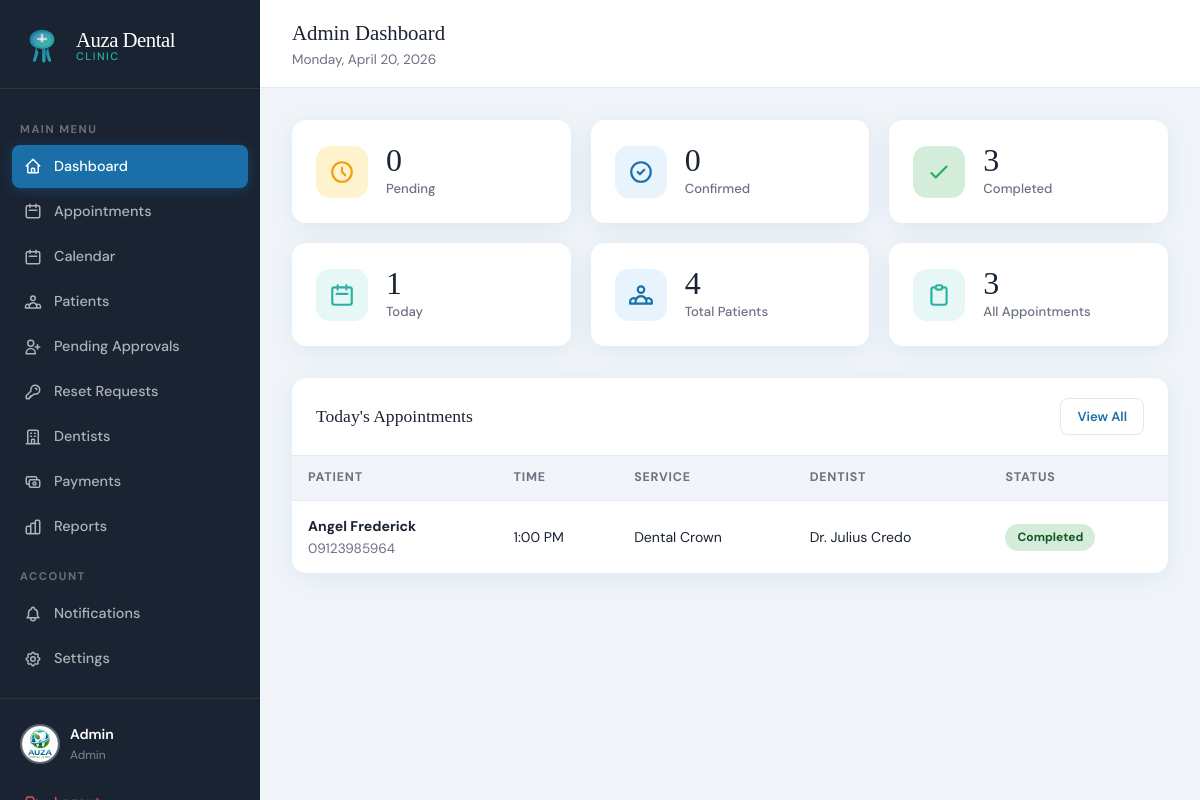
Before: /index.php?page=admin_dashboard (signed in) with the older database file.
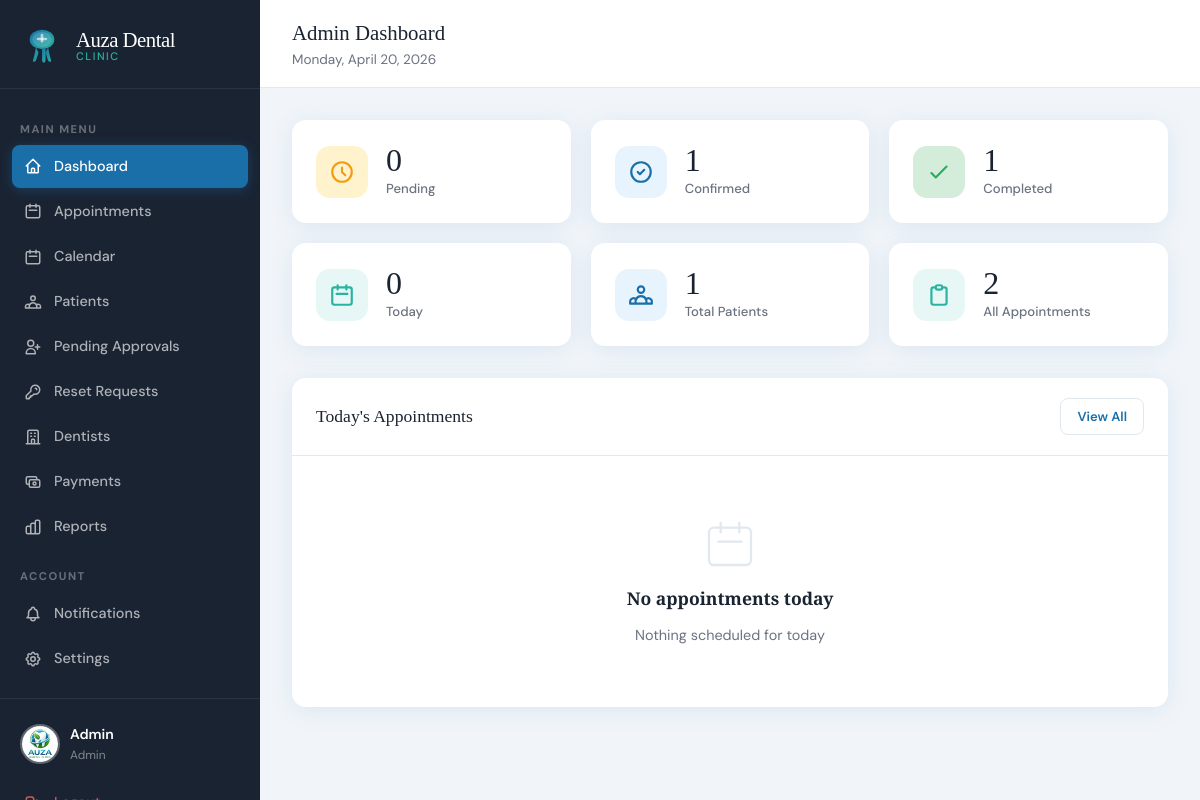
After: the same page with the newer database file.
### tables this page shows
CREATE TABLE `appointments` (
  `id` int(11) NOT NULL,
  `patient_id` int(11) NOT NULL,
  `dentist_id` int(11) NOT NULL,
  `service_id` int(11) NOT NULL,
  `appointment_date` date NOT NULL,
  `appointment_time` time NOT NULL,
  `status` enum('pending','confirmed','completed','cancelled') DEFAULT 'pending',
  `notes` text DEFAULT NULL,
  `reschedule_reason` text DEFAULT NULL,
  `rescheduled_at` datetime DEFAULT NULL,
  `original_date` date DEFAULT NULL,
  `original_time` time DEFAULT NULL,
  `created_at` datetime DEFAULT current_timestamp()
);

CREATE TABLE `users` (
  `id` int(11) NOT NULL,
  `first_name` varchar(100) NOT NULL,
  `last_name` varchar(100) NOT NULL,
  `email` varchar(150) NOT NULL,
  `password` varchar(255) NOT NULL,
  `phone` varchar(20) DEFAULT NULL,
  `role` enum('admin','patient') DEFAULT 'patient',
  `is_verified` tinyint(1) DEFAULT 1,
  `status` enum('pending','approved','rejected') DEFAULT 'pending',
  `created_at` datetime DEFAULT current_timestamp(),
  `avatar` varchar(255) DEFAULT NULL,
  `temp_password` varchar(255) DEFAULT NULL
);

CREATE TABLE `services` (
  `id` int(11) NOT NULL,
  `name` varchar(150) NOT NULL,
  `description` text DEFAULT NULL,
  `duration_minutes` int(11) DEFAULT 30,
  `price` decimal(10,2) DEFAULT 0.00,
  `is_active` tinyint(1) DEFAULT 1
);

### app/controllers/AdminController.php (called while the page is built, shortened)
<?php
require_once __DIR__ . '/../config.php';
class AdminController {
    public function dashboard() {
        $stats        = callProcedure('sp_get_dashboard_stats');
        $stats        = $stats[0] ?? [];
        $appointments = callProcedure('sp_get_all_appointments');
        $today        = date('Y-m-d');
        $today_appointments = array_filter($appointments, fn($a) => $a['appointment_date'] === $today);
        require __DIR__ . '/../views/admin/dashboard.php';
    }
}

### app/views/admin/dashboard.php (the view, shortened to what the changed rows need)
<!DOCTYPE html>
<html lang="en">
<head>
<link rel="stylesheet" href="<?= APP_URL ?>/public/css/style.css">
</head>
<body>
<div class="app-layout">
  <?php require __DIR__ . '/../shared/sidebar.php'; ?>
  <div class="main-content">
    <div class="topbar">
      <div>
        <div class="topbar-title">Admin Dashboard</div>
        <div class="text-sm text-gray"><?= date('l, F j, Y') ?></div>
      </div>
    </div>
    <div class="page-content">
      <?php require_once __DIR__ . '/../shared/helpers.php'; showFlash(); ?>
      <div class="stats-grid" style="grid-template-columns: repeat(3, 1fr);">
        <div class="stat-card">
          <div class="stat-icon yellow">
            <svg xmlns="http://www.w3.org/2000/svg" fill="none" viewBox="0 0 24 24" stroke="currentColor"><path stroke-linecap="round" stroke-linejoin="round" stroke-width="2" d="M12 8v4l3 3m6-3a9 9 0 11-18 0 9 9 0 0118 0z"/></svg>
          </div>
          <div><div class="stat-value"><?= $stats['pending_count'] ?? 0 ?></div><div class="stat-label">Pending</div></div>
        </div>
        <div class="stat-card">
          <div class="stat-icon blue">
            <svg xmlns="http://www.w3.org/2000/svg" fill="none" viewBox="0 0 24 24" stroke="currentColor"><path stroke-linecap="round" stroke-linejoin="round" stroke-width="2" d="M9 12l2 2 4-4m6 2a9 9 0 11-18 0 9 9 0 0118 0z"/></svg>
          </div>
          <div><div class="stat-value"><?= $stats['confirmed_count'] ?? 0 ?></div><div class="stat-label">Confirmed</div></div>
        </div>
        <div class="stat-card">
          <div class="stat-icon green">
            <svg xmlns="http://www.w3.org/2000/svg" fill="none" viewBox="0 0 24 24" stroke="currentColor"><path stroke-linecap="round" stroke-linejoin="round" stroke-width="2" d="M5 13l4 4L19 7"/></svg>
          </div>
          <div><div class="stat-value"><?= $stats['completed_count'] ?? 0 ?></div><div class="stat-label">Completed</div></div>
        </div>
        <div class="stat-card">
          <div class="stat-icon teal">
            <svg xmlns="http://www.w3.org/2000/svg" fill="none" viewBox="0 0 24 24" stroke="currentColor"><path stroke-linecap="round" stroke-linejoin="round" stroke-width="2" d="M8 7V3m8 4V3m-9 8h10M5 21h14a2 2 0 002-2V7a2 2 0 00-2-2H5a2 2 0 00-2 2v12a2 2 0 002 2z"/></svg>
          </div>
          <div><div class="stat-value"><?= $stats['today_count'] ?? 0 ?></div><div class="stat-label">Today</div></div>
        </div>
        <div class="stat-card">
          <div class="stat-icon blue">
          </div>
          <div><div class="stat-value"><?= $stats['total_patients'] ?? 0 ?></div><div class="stat-label">Total Patients</div></div>
        </div>
        <div class="stat-card">
          <div class="stat-icon teal">
            <svg xmlns="http://www.w3.org/2000/svg" fill="none" viewBox="0 0 24 24" stroke="currentColor"><path stroke-linecap="round" stroke-linejoin="round" stroke-width="2" d="M9 5H7a2 2 0 00-2 2v12a2 2 0 002 2h10a2 2 0 002-2V7a2 2 0 00-2-2h-2M9 5a2 2 0 002 2h2a2 2 0 002-2M9 5a2 2 0 012-2h2a2 2 0 012 2"/></svg>
          </div>
          <div><div class="stat-value"><?= $stats['total_appointments'] ?? 0 ?></div><div class="stat-label">All Appointments</div></div>
        </div>
      </div>
      <div class="card">
        <div class="card-header">
          <div class="card-title">Today's Appointments</div>
          <a href="?page=admin_appointments" class="btn btn-ghost btn-sm">View All</a>
        </div>
        <div class="table-wrap">
          <?php if (empty($today_appointments)): ?>
            <div class="empty-state">
              <svg xmlns="http://www.w3.org/2000/svg" fill="none" viewBox="0 0 24 24" stroke="currentColor"><path stroke-linecap="round" stroke-linejoin="round" stroke-width="1" d="M8 7V3m8 4V3m-9 8h10M5 21h14a2 2 0 002-2V7a2 2 0 00-2-2H5a2 2 0 00-2 2v12a2 2 0 002 2z"/></svg>
              <h3>No appointments today</h3>
              <p>Nothing scheduled for today</p>
            </div>
          <?php else: ?>
            <table>
              <thead>
                <tr>
                  <th>Patient</th>
                  <th>Time</th>
                  <th>Service</th>
                  <th>Dentist</th>
                  <th>Status</th>
                </tr>
              </thead>
              <tbody>
                <?php foreach ($today_appointments as $appt): ?>
                <tr>
                  <td>
                    <div class="font-bold"><?= htmlspecialchars($appt['patient_name']) ?></div>
                    <div class="text-sm text-gray"><?= htmlspecialchars($appt['patient_phone'] ?? '') ?></div>
                  </td>
                  <td><?= formatTime($appt['appointment_time']) ?></td>
                  <td><?= htmlspecialchars($appt['service_name']) ?></td>
                  <td>Dr. <?= htmlspecialchars($appt['dentist_name']) ?></td>
                  <td><?= statusBadge($appt['status']) ?></td>
                </tr>
                <?php endforeach; ?>
              </tbody>
            </table>
          <?php endif; ?>
        </div>
      </div>
    </div>
  </div>
</div>
</body>
</html>

### app/config.php (shortened to what the changed rows need)
<?php
function getDB() {
    static $conn = null;
    if ($conn === null) {
        $conn = new mysqli(DB_HOST, DB_USER, DB_PASS, DB_NAME);
        $conn->set_charset('utf8mb4');
    }
    return $conn;
}
function callProcedure($proc_name, $params = []) {
    $db = getDB();
    if (empty($params)) {
        $sql = "CALL {$proc_name}()";
        $result = $db->query($sql);
    }
    $rows = [];
    while ($row = $result->fetch_assoc()) {
        $rows[] = $row;
    }
    return $rows;
}
function formatTime($time) {
    return date('g:i A', strtotime($time));
}
function statusBadge($status) {
    $classes = [
        'pending'   => 'badge-pending',
        'confirmed' => 'badge-confirmed',
        'completed' => 'badge-completed',
        'cancelled' => 'badge-cancelled',
    ];
    $class = $classes[$status] ?? 'badge-pending';
    return "<span class='badge {$class}'>" . ucfirst($status) . "</span>";
}

Changed rows visible on the page:
removed appointments: patient_name "Angel Frederick", patient.phone "09123985964", appointment_time "1:00 PM", service.name "Dental Crown", dentist_name "Julius Credo", status "Completed"
Other visible differences:
$stats['confirmed_count']: "0" → "1"
$stats['completed_count']: "3" → "1"
$stats['today_count']: "1" → "0"
$stats['total_patients']: "4" → "1"
$stats['total_appointments']: "3" → "2"
text no longer shown: "PATIENT TIME SERVICE DENTIST STATUS"
text now shown: "No appointments today Nothing scheduled for today"
